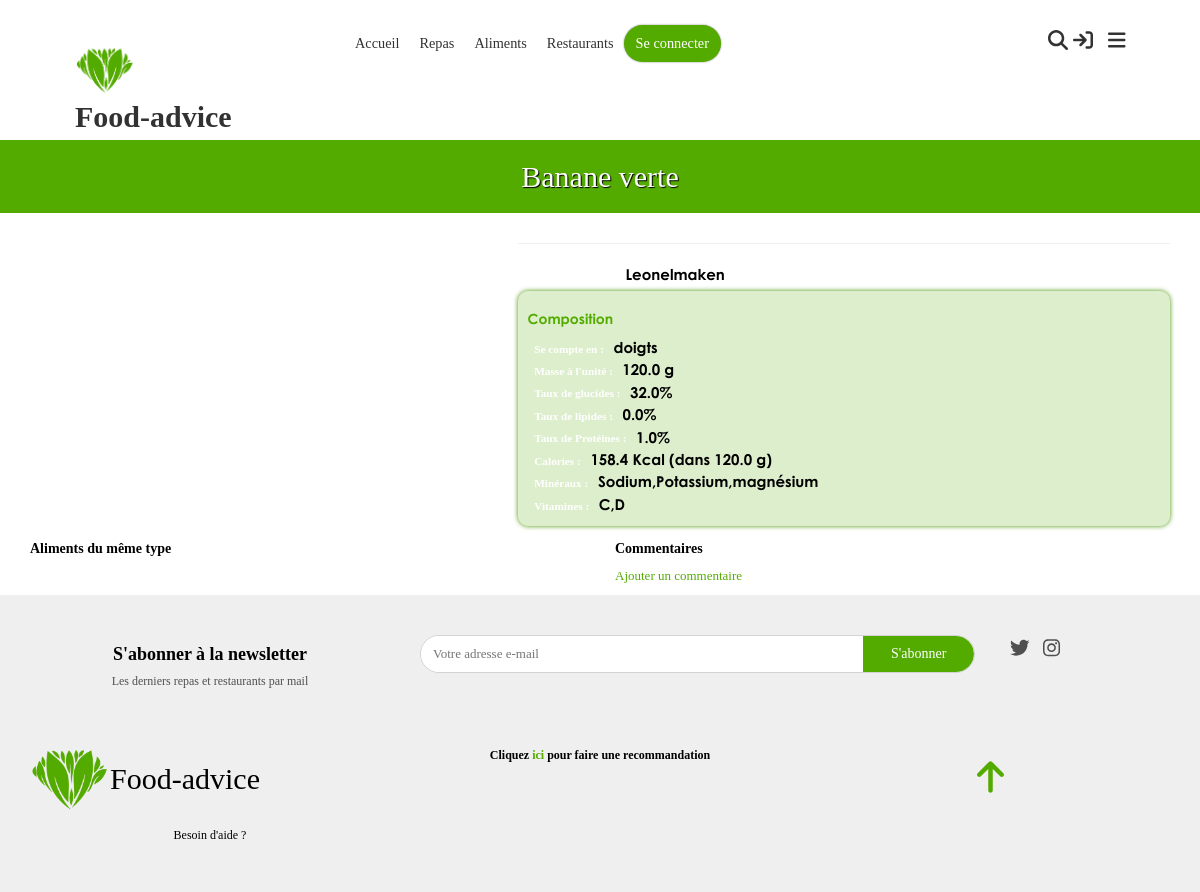
/aliments/8, run on the app's committed database.
### app/models.py (models this page shows, shortened)
class Commentable(models.Model):
    class Meta:
        abstract = True
    nom = models.CharField(max_length=50, unique=True)
    description = models.TextField(null=True, blank=True)
    image = models.FileField()
    approuve = models.BooleanField(default=False)
    contributeur = models.ForeignKey(Contributeur, models.CASCADE, null=True, blank=True)
    dateCreation = models.DateTimeField(auto_now=True)
    dateDerniereModification = models.DateTimeField(auto_now_add=True)

class Aliment(Commentable):
    uniteComptage = models.CharField(max_length=30, verbose_name="Unité de comptage", null=True, blank=True, help_text="Comment on compte l'aliment (ex:doigt pour une banane)")
    masseUnite = models.FloatField(verbose_name="Masse unité (g)", help_text="La masse en grammes d'un élément (ex: 120 pour la banage)")
    image = models.FileField(upload_to="static/images/aliments/", validators=[FileExtensionValidator(allowed_extensions=IMAGE_EXTENSIONS)])
    tauxProteines = models.FloatField(default=0, verbose_name="Taux de proteines", help_text="Taux de proteines dans 100g")
    tauxLipides = models.FloatField(default=0, verbose_name="Taux de lipides", help_text="Taux de lipides dans 100g")
    tauxGlucides = models.FloatField(default=0, verbose_name="Taux de glucides", help_text="Taux de glucides dans 100g")
    mineraux = models.CharField(max_length=255, null=True, blank=True, verbose_name="Mineraux", help_text="Motif : mineral1, minearl2, ...")
    vitamines = models.CharField(max_length=255, null=True, blank=True, verbose_name="Vitamines", help_text="Motif : vitamine1, vitamine2, ...")
    detailApports = models.TextField(null=True, blank=True, verbose_name="Détail des apports", help_text="Vertus de l'aliment")
    detailRisques = models.TextField(null=True, blank=True, verbose_name="Détail des risques", help_text="Problèmes liés à une consommation non suivie")
    type = models.ForeignKey(TypeAliment, models.CASCADE, verbose_name="Type")
    def calories(self):
        return round(((((self.tauxGlucides + self.tauxProteines) * 4) + (self.tauxLipides * 9)) * (self.masseUnite / 100)), 2)

class Contributeur(models.Model):
    nom = models.CharField(max_length=50, verbose_name="Nom complet")
    nomUtilisateur = models.CharField(max_length=30, verbose_name="Nom d'utilisateur", unique=True)
    motDePasse = models.CharField(max_length=255, verbose_name="Mot de passe")
    dateNaissance = models.DateField(null=True, blank=True,verbose_name="Date de naissance", help_text="Utile pour le suivi de l'alimentation")
    sexe = models.IntegerField(choices=SEXES, null=True, blank=True,verbose_name="Sexe", help_text="Utile pour le suivi de l'alimentation")
    email = models.CharField(max_length=255, null=True, blank=True, verbose_name="Adresse email")
    professionnelSante = models.BooleanField(default=False, verbose_name="Professionnel de la santé")
    """
        Retourne les contributeurs professionels
    """
    """
        Nombre total de messages non lus par le contributeur, toutes les conversations confonfues
    """
    def __str__(self):
        return self.nomUtilisateur

### app/views_aliments.py (the view)
# urls.py: path("<int:id>", views_foods.show, name="show-food"),
def show(request, id):#présentation d'un aliment
    aliment = Aliment.objects.get(id=id)
    commentaires = CommentaireAliment.objects.filter(aliment=aliment).order_by("-date")
    return render(request, template_name="aliment/show.html", context={
        'aliment':aliment,
        'commentaires':commentaires,
        'autresAliments':Aliment.objects.filter(~Q(pk=id), Q(approuve=True) | Q(contributeur=getUser(request.session)), type=aliment.type)[0:6]
    })

### app/custom_tags_filters.py (called while the page is built)
@register.simple_tag
def css(filePath):
    return mark_safe('<link rel="stylesheet" type="text/css" href="'+settings.STATIC_URL+filePath+'"/>')

@register.simple_tag
def js(filePath):
    return mark_safe('<script type="text/javascript" src="'+settings.STATIC_URL+filePath+'"></script>')

### app/user_session.py (called while the page is built)
def isUserConnected(session):
    return session.__contains__("user_id")

def getUser(session) -> Contributeur:
    if isUserConnected(session):
        try:
            return Contributeur.objects.get(id=session["user_id"])
        except Contributeur.DoesNotExist:
            disconnectUser(session)
            return None
    else:
        return None

### context_processors.py (called while the page is built)
def globals(request):
    return {
        'appUser':getUser(request.session)
    }

### templates/aliment/show.html (shortened to what this page needs)
{% extends "base.html" %}
{% block styles %}
    {% css "css/aliment-show.css" %}
{% endblock %}
{% block body %}
    <h2 id="aliment-title">
        {{ aliment.nom }}
    </h2>
<div class="container">
    <div class="row">
        <div class="col-12 col-md-5">
        </div>
        <div class="col-12 col-md-7" id="details">
            <hr>
            {%if aliment.contributeur is not null %}
                <div>
                    <span class="label">Recommandé par : </span>
                    <span class="value">{{ aliment.contributeur }}</span>
                </div>
            {% endif %}
            <div id="composition" class="mt-3">
                <h5>Composition</h5>
                {% if aliment.uniteComptage != None %}
                    <div>
                        <span class="label">Se compte en : </span>
                        <span class="value">{{ aliment.uniteComptage }}</span>
                    </div>
                {% endif %}
                <div>
                    <span class="label">Masse à l'unité : </span>
                    <span class="value">{{ aliment.masseUnite }} g</span>
                </div>
                <div>
                    <span class="label">Taux de glucides : </span>
                    <span class="value">{{ aliment.tauxGlucides }}%</span>
                </div>
                <div>
                    <span class="label">Taux de lipides : </span>
                    <span class="value">{{ aliment.tauxLipides }}%</span>
                </div>
                <div>
                    <span class="label">Taux de Protéines : </span>
                    <span class="value">{{ aliment.tauxProteines }}%</span>
                </div>
                <div>
                    <span class="label">Calories : </span>
                    <span class="value">{{ aliment.calories }} Kcal (dans {{ aliment.masseUnite }} g)</span>
                </div>
                <div>
                    <span class="label">Minéraux : </span>
                    <span class="value">{{ aliment.mineraux }}</span>
                </div>
                <div>
                    <span class="label">Vitamines : </span>
                    <span class="value">{{ aliment.vitamines }}</span>
                </div>
            </div>
        </div>
    </div>
    <div class="row mt-3">
        <div class="col-12 col-md-6 order-2 order-md-1">
            <h5 class="title">Aliments du même type</h5>
        </div>
        <div class="col-12 col-md-6 order-1 order-md-2">
            <h5 class="title">Commentaires</h5>
            {% if appUser is not null %}
                <span>Ajouter un commentaire</span>
                <form id="new-comment-form">
                    <textarea id="comment-text" placeholder="Votre commentaire ici"></textarea>
                    <div class="d-flex justify-content-end mt-1">
                        <button class="btn btn-primary" id="add-comment" type="button">Ajouter</button>
                    </div>
                </form>
            {% else %}
                <a id="btn-commenter" class="text-primary">Ajouter un commentaire</a>
            {% endif %}
        </div>
    </div>
</div>
{% endblock %}

### static/css/main.css (style rules this page uses)
:root { --primary:$primary-color; }
a { text-decoration: none; color: inherit; cursor: pointer; }
.text-primary { color: #54ab00 !important; }
body { font-size: 13px; color: #505050; margin: 0; padding: 0; overflow-x: hidden; width: 100% !important; font-family: "century gothic"; }
.title { font-family: "mayeka"; font-weight: bold; color: black; }

### static/css/aliment-show.css (style rules this page uses)
#aliment-title { background: #54ab00; color: white; text-shadow: 1px 1px 1px black; font-family: "mayeka"; padding: 20px 0; text-align: center; }
.value { font-family: "century gothic Bold"; color: black; }
#details { font-size: 15px; }
#composition { margin: 5px 0; padding: 10px; background: rgba(84, 171, 0, 0.2); box-shadow: 0 0 5px #479200; border-radius: 10px; }
#composition h5 { color: #54ab00; font-family: "century gothic Bold"; }

### data on the page
Aliment: nom "Banane verte", contributeur "Leonelmaken", uniteComptage "doigts", masseUnite "120.0", tauxGlucides "32.0", tauxLipides "0.0", tauxProteines "1.0", calories "158.4", mineraux "Sodium,Potassium,magnésium", vitamines "C,D"
